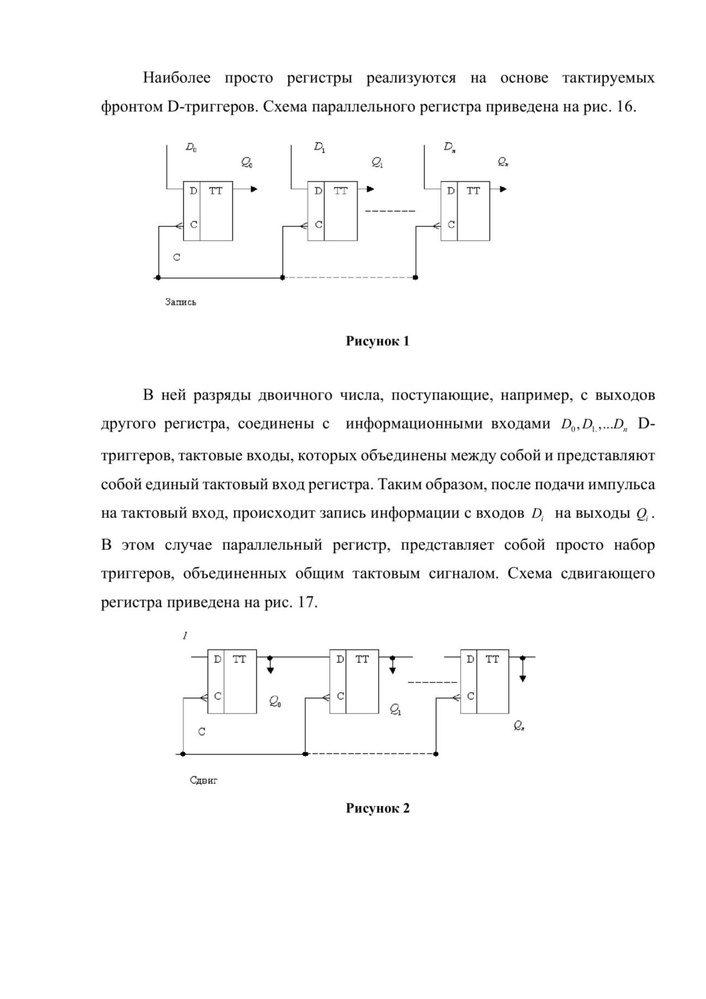
#> input picture src/input_images/02.jpg, 706 x 999 px, shrunk from 1943 x 2749 before the run; its folder holds only this picture in this run
$ python rotate_image.py
#> lines starting #> are read from the running program, lines starting #| are printed output that depends on the picture
import cv2
import numpy as np
import os
import random

input_folder = "input_images/"
output_folder_images = "output_images/"
output_folder_angles = "angles/"

os.makedirs(output_folder_images, exist_ok=True)
os.makedirs(output_folder_angles, exist_ok=True)


# Функция поворота изображения без обрезки краев
def rotate_images(image, angle):
    (h, w) = image.shape[:2]

    # Вычисляем новый размер изображения после поворота
    diagonal = int(np.sqrt(h ** 2 + w ** 2))
    extended_size = (diagonal, diagonal)

    # Создаем расширенный холст с белым фоном
    extended_image = np.ones((diagonal, diagonal, 3), dtype=np.uint8) * 255
    center_x, center_y = diagonal // 2, diagonal // 2
    start_x, start_y = (diagonal - w) // 2, (diagonal - h) // 2

    extended_image[start_y:start_y + h, start_x:start_x + w] = image
    center = (center_x, center_y)
    M = cv2.getRotationMatrix2D(center, angle, 1.0)
    rotated = cv2.warpAffine(extended_image, M, extended_size, flags=cv2.INTER_CUBIC, borderMode=cv2.BORDER_REPLICATE)

    return rotated


if __name__ == "__main__":
    for filename in os.listdir(input_folder):
        if filename.lower().endswith((".jpg", ".png", ".jpeg", ".tif", ".bmp")):
            image_path = os.path.join(input_folder, filename)
            image = cv2.imread(image_path)
#> image is the input picture: shape (999, 706, 3); min 0, max 255, mean 248.7

            if image is None:
                print(f"Ошибка загрузки: {filename}")
                continue

            # Создаем 4 повернутые версии изображения
            for i in range(4):
                angle = random.uniform(-40, 40)
                rotated_image = rotate_images(image, angle)

                # Создаем уникальное имя файла с номером варианта
                base_name, ext = os.path.splitext(filename)
                output_image_name = f"{base_name}_rotated_{i + 1}{ext}"
                output_image_path = os.path.join(output_folder_images, output_image_name)

                cv2.imwrite(output_image_path, rotated_image)

                # Сохраняем угол поворота в текстовый файл
                angle_file_path = os.path.join(output_folder_angles, f"{base_name}_rotated_{i + 1}.txt")
                with open(angle_file_path, "w") as f:
                    f.write(f"{angle:.2f}")

                print(f"Обработано: {filename} -> {output_image_name}, угол поворота: {angle:.2f} градусов")
#> this loop made 4 passes
#> pass 1, in rotate_images, `rotated = cv2.warpAffine(extended_image, M, extended_size, flags=cv2.I..`:
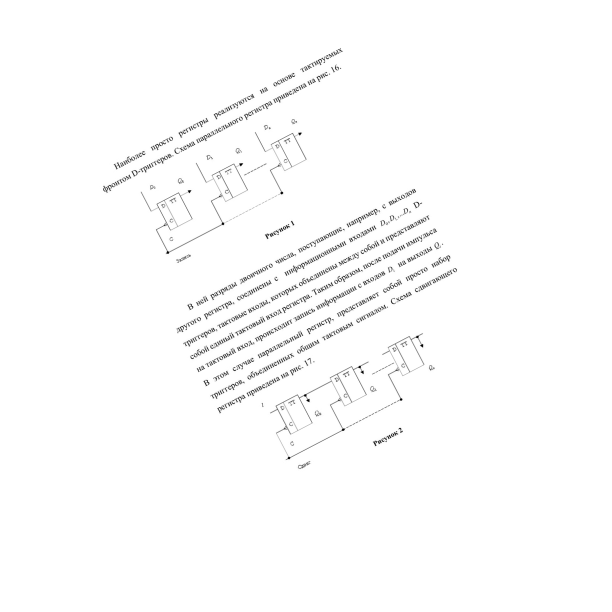
#> rotated: shape (1223, 1223, 3) (shown at 1/2 size); min 0, max 255, mean 252
#> pass 2, in rotate_images (call 2), `rotated = cv2.warpAffine(extended_image, M, extended_size, flags=cv2.I..`:
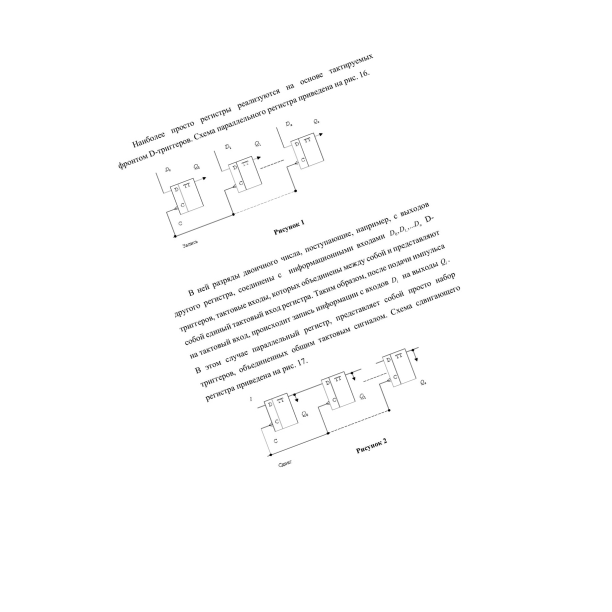
#> rotated: shape (1223, 1223, 3) (shown at 1/2 size); min 0, max 255, mean 252
#> pass 3, in rotate_images (call 3), `rotated = cv2.warpAffine(extended_image, M, extended_size, flags=cv2.I..`:
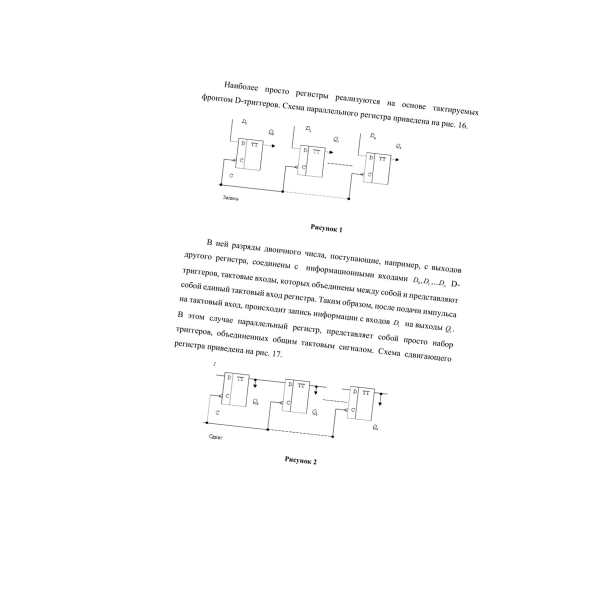
#> rotated: shape (1223, 1223, 3) (shown at 1/2 size); min 0, max 255, mean 252

$ run again, on src/input_images/1750-2773-1-PB-2 copy.jpg
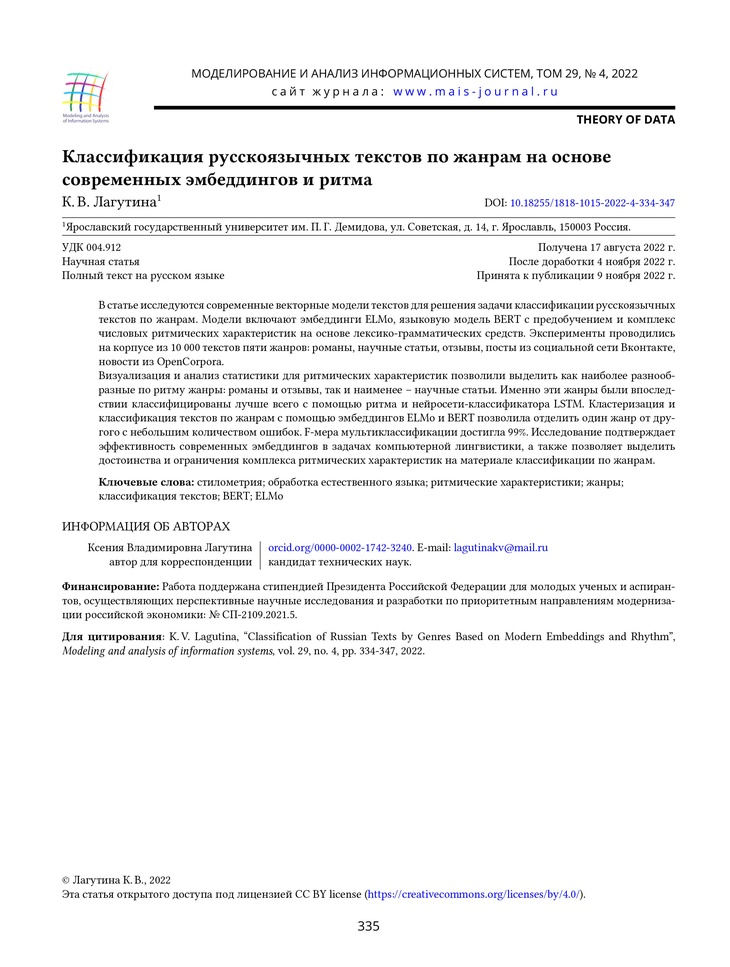
#> input picture src/input_images/1750-2773-1-PB-2 copy.jpg, 730 x 967 px, shrunk from 2362 x 3130 before the run
#> image is the input picture: shape (967, 730, 3); mean B, G, R 242.9, 242.6, 242.6
#> the loop `for i in range(4):` made 4 passes
#> pass 1, in rotate_images, `rotated = cv2.warpAffine(extended_image, M, extended_size, flags=cv2.I..`:
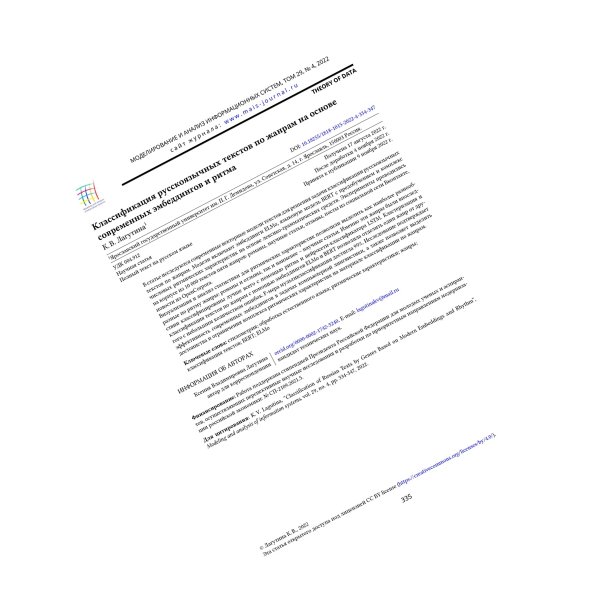
#> rotated: shape (1211, 1211, 3) (shown at 1/2 size); mean of channels 0, 1, 2 249, 248.9, 248.9; drawn as B, G, R
#> pass 3, in rotate_images (call 3), `rotated = cv2.warpAffine(extended_image, M, extended_size, flags=cv2.I..`:
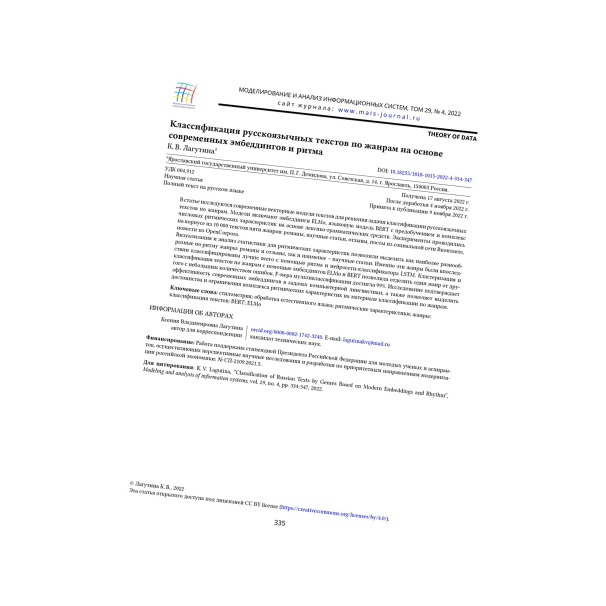
#> rotated: shape (1211, 1211, 3) (shown at 1/2 size); mean of channels 0, 1, 2 249, 248.9, 248.9; drawn as B, G, R

$ run again, on src/input_images/1750-2773-1-PB-3 copy.jpg
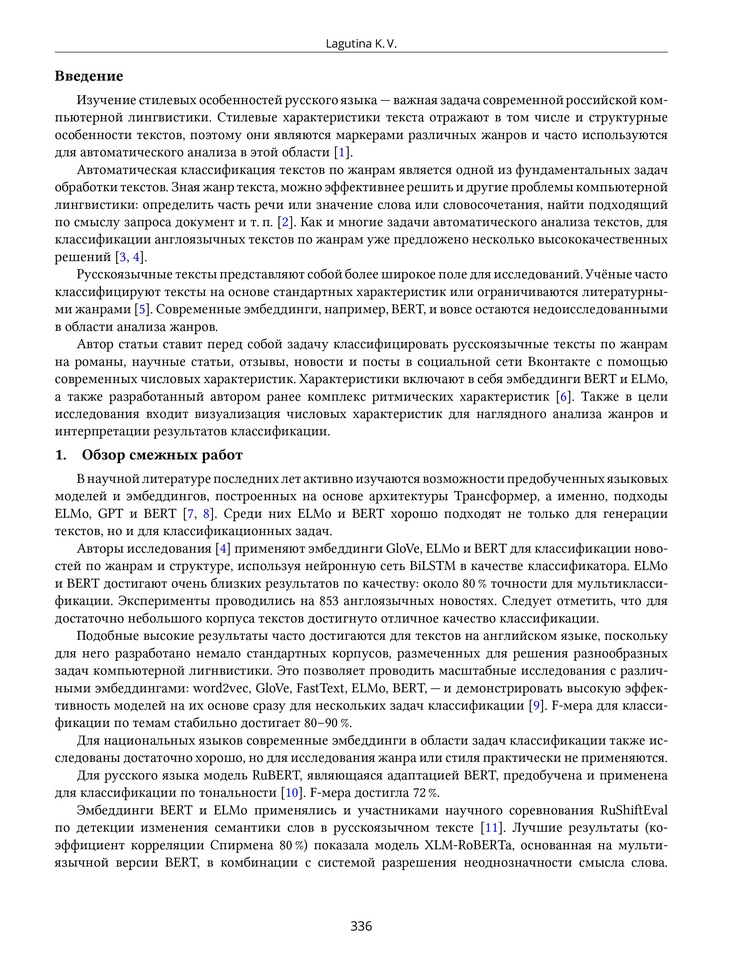
#> input picture src/input_images/1750-2773-1-PB-3 copy.jpg, 730 x 967 px, shrunk from 2362 x 3130 before the run
#> image is the input picture: shape (967, 730, 3); mean B, G, R 234.2, 234.2, 234.2
#> the loop `for i in range(4):` made 4 passes
#> pass 1, in rotate_images, `rotated = cv2.warpAffine(extended_image, M, extended_size, flags=cv2.I..`:
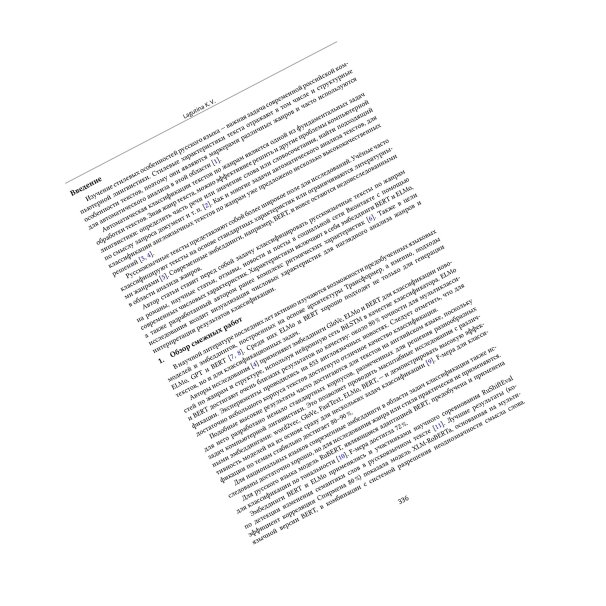
#> rotated: shape (1211, 1211, 3) (shown at 1/2 size); mean of channels 0, 1, 2 244.7, 244.7, 244.7; drawn as B, G, R
#> pass 3, in rotate_images (call 3), `rotated = cv2.warpAffine(extended_image, M, extended_size, flags=cv2.I..`:
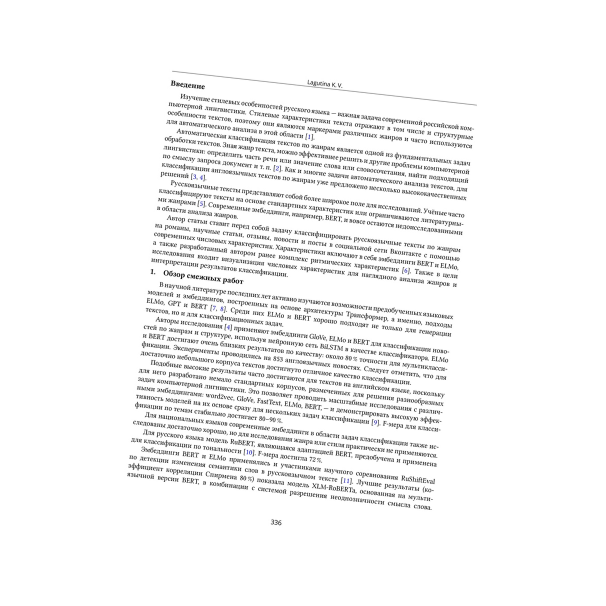
#> rotated: shape (1211, 1211, 3) (shown at 1/2 size); mean of channels 0, 1, 2 244.7, 244.7, 244.7; drawn as B, G, R

$ run again, on src/input_images/1750-2773-1-PB-4 copy.jpg
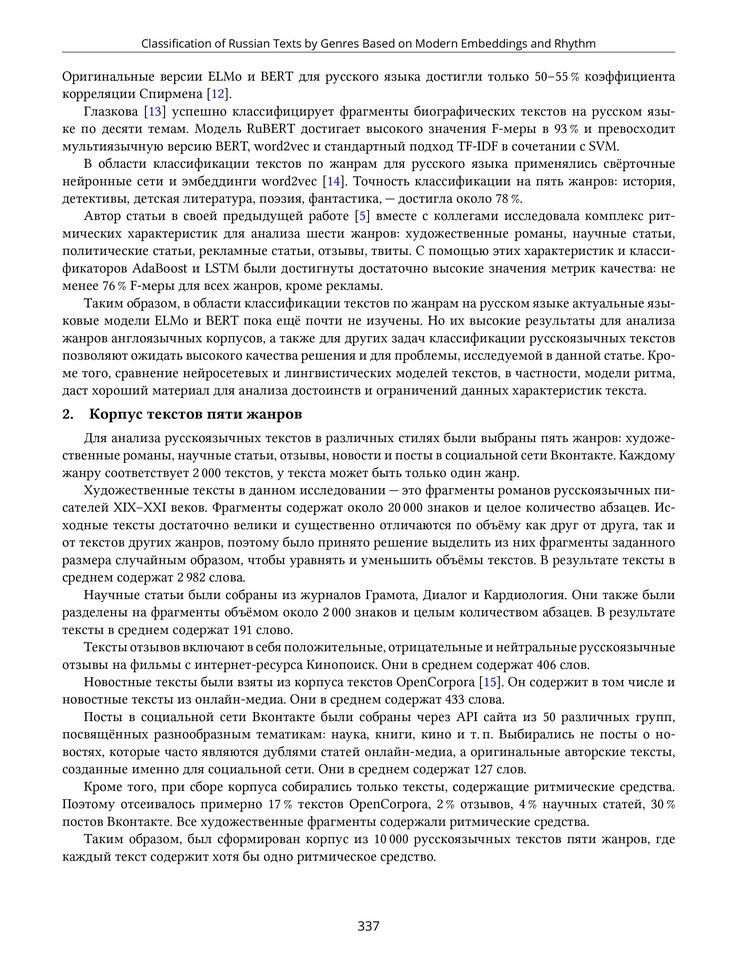
#> input picture src/input_images/1750-2773-1-PB-4 copy.jpg, 730 x 967 px, shrunk from 2362 x 3130 before the run
#> image is the input picture: shape (967, 730, 3); mean B, G, R 233.9, 233.8, 233.8
#> the loop `for i in range(4):` made 4 passes
#> pass 1, in rotate_images, `rotated = cv2.warpAffine(extended_image, M, extended_size, flags=cv2.I..`:
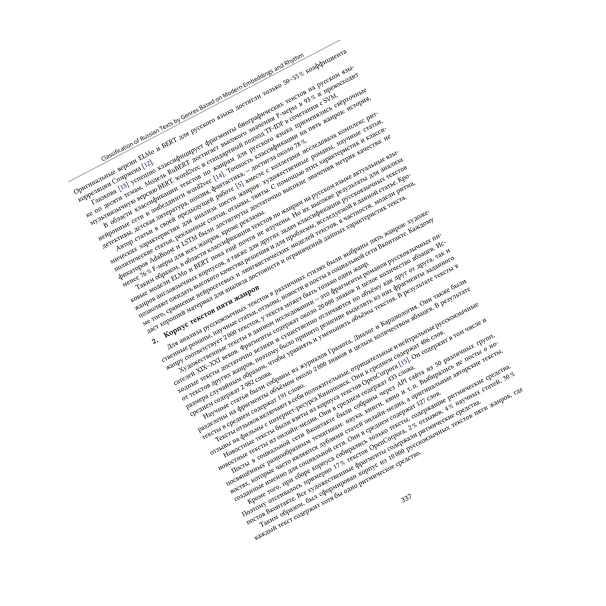
#> rotated: shape (1211, 1211, 3) (shown at 1/2 size); mean of channels 0, 1, 2 244.5, 244.5, 244.5; drawn as B, G, R
#> pass 3, in rotate_images (call 3), `rotated = cv2.warpAffine(extended_image, M, extended_size, flags=cv2.I..`:
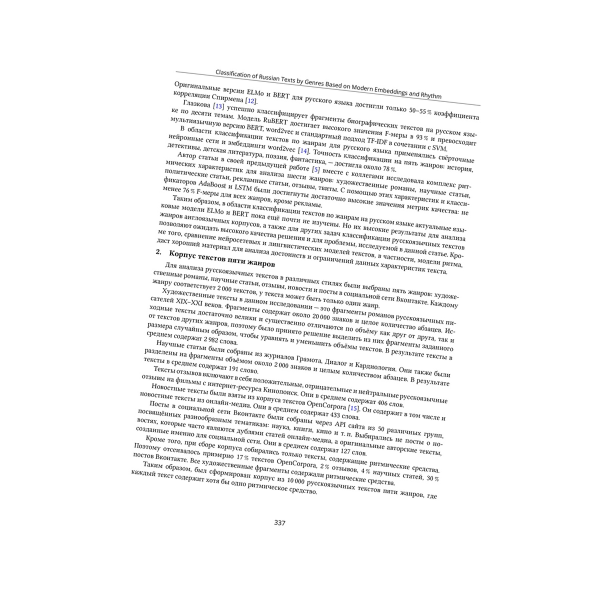
#> rotated: shape (1211, 1211, 3) (shown at 1/2 size); mean of channels 0, 1, 2 244.5, 244.5, 244.5; drawn as B, G, R

$ run again, on src/input_images/10 copy.jpg
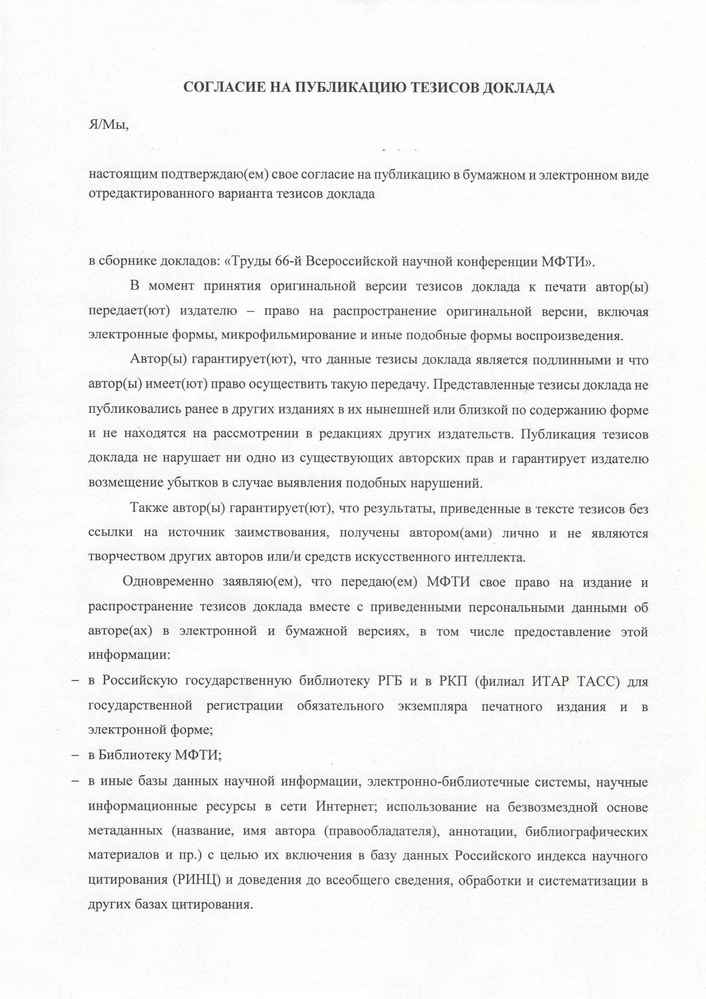
#> input picture src/input_images/10 copy.jpg, 706 x 999 px, shrunk from 2480 x 3508 before the run
#> image is the input picture: shape (999, 706, 3); mean B, G, R 241, 241.5, 241.2
#> the loop `for i in range(4):` made 4 passes
#> pass 1, in rotate_images, `rotated = cv2.warpAffine(extended_image, M, extended_size, flags=cv2.I..`:
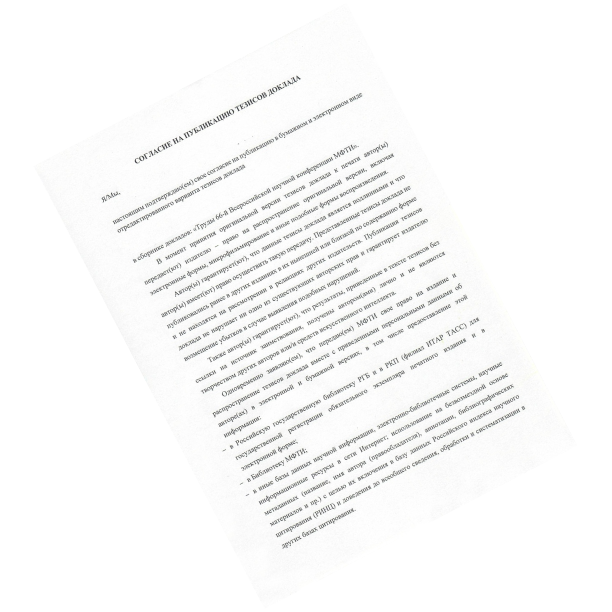
#> rotated: shape (1223, 1223, 3) (shown at 1/2 size); mean of channels 0, 1, 2 248.3, 248.6, 248.5; drawn as B, G, R
#> pass 3, in rotate_images (call 3), `rotated = cv2.warpAffine(extended_image, M, extended_size, flags=cv2.I..`:
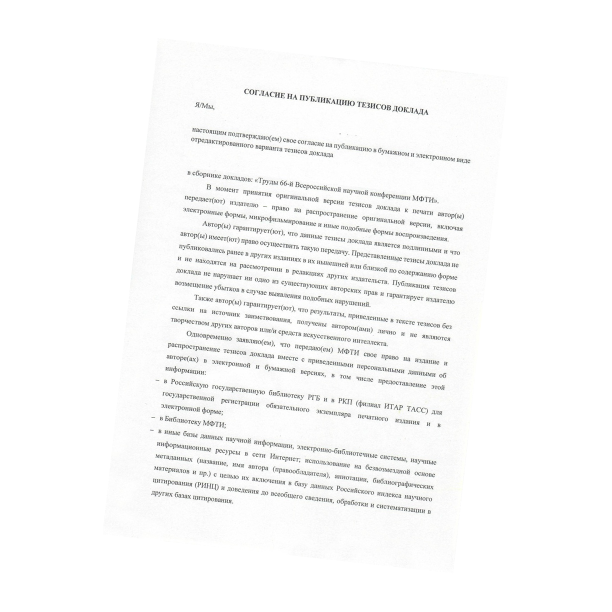
#> rotated: shape (1223, 1223, 3) (shown at 1/2 size); mean of channels 0, 1, 2 248.3, 248.6, 248.5; drawn as B, G, R
